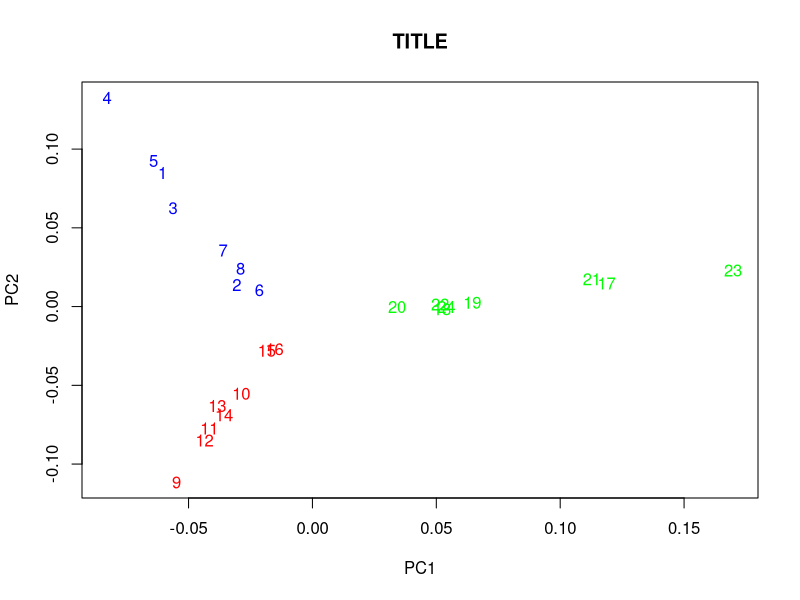

The R source for this figure:
df = read.csv("tfidf.txt", header = F)
df <- df[,0:223]
df.pca <- prcomp(df)
df.pc <- predict(df.pca)
plot(df.pc[,c(1,2)], type = "n", xlab = "PC1", ylab = "PC2", main = "TITLE")
text(df.pc[,c(1,2)], labels=row.names(df), col=c(rep("blue", 8), rep("red", 8), rep("green",8)))
View(df)